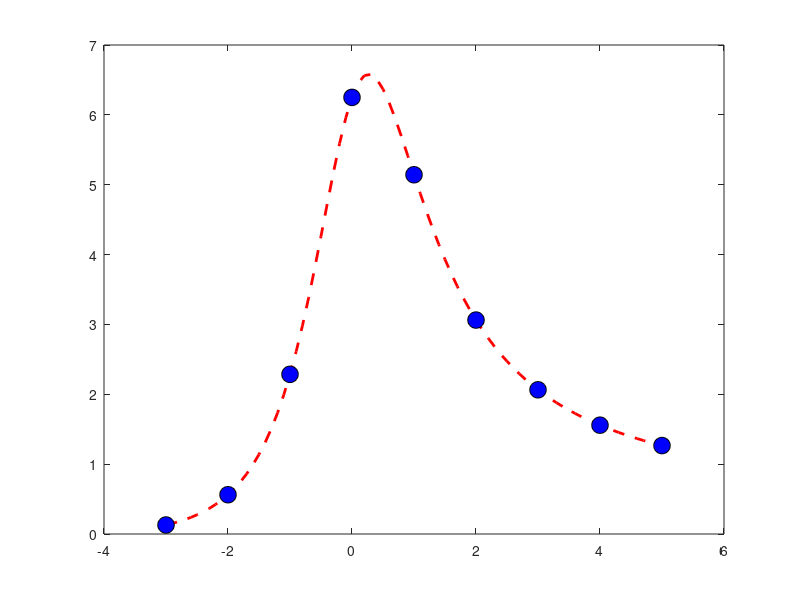

Write MATLAB code to recreate this figure.
x1=-3:0.1:5;
x2=-3:1:5;
y1=(x1+5).^2./(4+3*x1.^2);
y2=(x2+5).^2./(4+3*x2.^2);
figure
plot(x1,y1,'--r','linewidth',2);hold on;
plot(x2,y2,'o','markeredgecolor','k','markerfacecolor','b','markersize',12);


